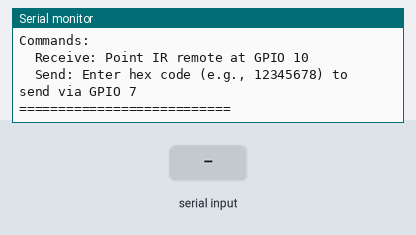
Bench run of a program on a simulated ESP32-C3. Shown: the last lines printed to the serial monitor. The test bench sets the inputs (shaded band).

Above: at 3.2 s.
3.3 s: "NEC:12345678\n" received over Serial
At 3.8 s:
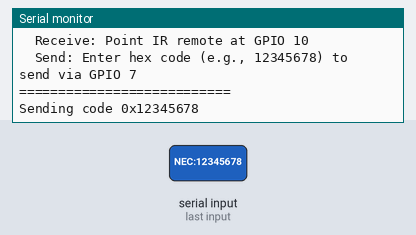
4.8 s: "1\n" received over Serial
At 5.1 s:
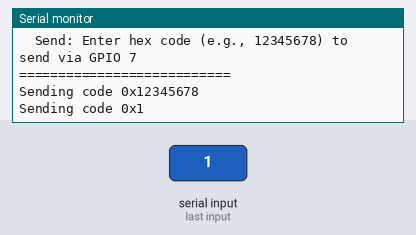

Measured:
- after the input at 3.3 s, the serial monitor: prints a new line at once (image 1)
- after the input at 4.8 s, the serial monitor: prints a new line at once (image 2)

The program:

main.cpp
```cpp
#include <Arduino.h>
#include <IRremoteESP8266.h>
#include <IRrecv.h>
#include <IRsend.h>
#include <IRutils.h>

// Pin definitions
const uint16_t RECV_PIN = 10; // IR receiver pin
const uint16_t SEND_PIN = 7;  // IR sender pin

// IR receiver object
IRrecv irrecv(RECV_PIN, 1024); // Added buffer size
decode_results results;

// IR sender object
IRsend irsend(SEND_PIN);

// Forward declarations
void printReceivedSignal();
void handleSerialInput();

void setup() {
  Serial.begin(115200);
  delay(2000); // Wait for serial to stabilize

  Serial.println("\n=== IR Remote Control ===");
  Serial.println("Initializing IR Receiver on GPIO 10...");

  // Initialize IR receiver
  irrecv.enableIRIn();

  Serial.println("IR Receiver initialized!");
  Serial.println("Initializing IR Sender on GPIO 7...");

  // Initialize IR sender
  irsend.begin();

  Serial.println("IR Sender initialized!");
  Serial.println("\nCommands:");
  Serial.println("  Receive: Point IR remote at GPIO 10");
  Serial.println("  Send: Enter hex code (e.g., 12345678) to send via GPIO 7");
  Serial.println("===========================\n");
}

void loop() {
  // Check for received IR signal
  if (irrecv.decode(&results))
  {
    printReceivedSignal();
    irrecv.resume(); // Resume receiver to capture next signal
  }

  // Check for serial input to send IR signal
  if (Serial.available())
  {
    handleSerialInput();
  }

  delay(50);
}

void printReceivedSignal()
{
  Serial.print("Received: ");
  Serial.print("Protocol=");
  Serial.print(typeToString(results.decode_type));
  Serial.print(" | Code=0x");
  Serial.println(uint64ToString(results.value, 16));
}

void handleSerialInput()
{
  String input = Serial.readStringUntil('\n');
  input.trim();

  if (input.length() == 0)
  {
    return;
  }

  // Parse hex code from input
  uint64_t code = 0;

  // Check if input contains protocol prefix (e.g., "NEC:12345678")
  int colonIndex = input.indexOf(':');
  String hexString;

  if (colonIndex != -1)
  {
    // Protocol specified, extract just the hex part
    hexString = input.substring(colonIndex + 1);
  }
  else
  {
    // No protocol specified, use whole input as hex code
    hexString = input;
  }

  // Convert hex string to uint64_t
  code = strtoul(hexString.c_str(), NULL, 16);

  if (code == 0 && hexString != "0")
  {
    Serial.println("Invalid hex code. Please enter a valid hex value (e.g., 12345678)");
    return;
  }

  // Send as generic/raw NEC signal (most common protocol)
  Serial.print("Sending code 0x");
  Serial.println(uint64ToString(code, 16));

  irsend.sendNEC(code, 32); // Send as 32-bit NEC code

  delay(100);
}
```
